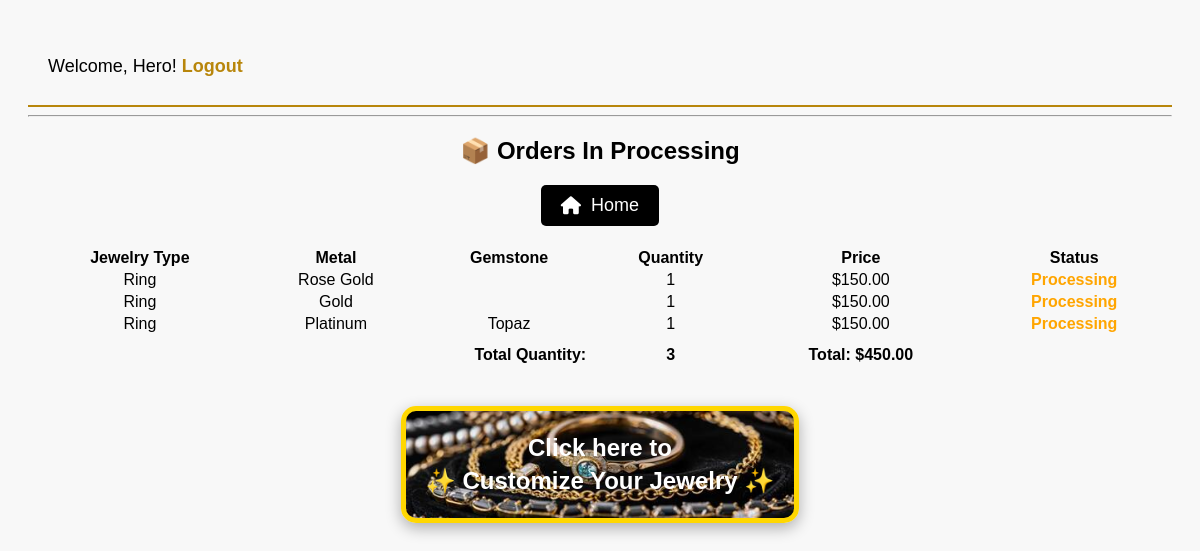
Screenshot of /tracking (signed in) with the database file from the repository.
### tables this page shows
CREATE TABLE orders (
            id INTEGER PRIMARY KEY AUTOINCREMENT,
            jewelry_type TEXT,
            metal TEXT,
            gemstone TEXT
        , user_id INTEGER, quantity INTEGER DEFAULT 1, price REAL DEFAULT 0.0, status TEXT DEFAULT 'Processing');

### app.py (the view)
@app.route('/tracking')
def tracking():
    if 'user' not in session:
        return redirect(url_for('login'))
    user = session['user']
    conn = sqlite3.connect('jewelry_store.db')
    c = conn.cursor()
    c.execute('''
        SELECT id, jewelry_type, metal, gemstone, quantity, price, status
        FROM orders
        WHERE user_id = (SELECT id FROM users WHERE username = ?)
          AND status = 'Processing'
    ''', (user,))
    orders = c.fetchall()
    c.execute('''
        SELECT SUM(quantity), SUM(quantity * price)
        FROM orders
        WHERE user_id = (SELECT id FROM users WHERE username = ?)
          AND status = 'Processing'
    ''', (user,))
    totals = c.fetchone()
    total_quantity = totals[0] or 0
    total_price = totals[1] or 0.0
    conn.close()
    return render_template('tracking.html', user=user, orders=orders,
                           total_quantity=total_quantity, total_price=total_price)

### templates/tracking.html (shortened to what this page needs)
<!DOCTYPE html>
<html lang="en">
<head>
    <link rel="stylesheet" type="text/css" href="{{ url_for('static', filename='styles.css') }}">
    <link rel="stylesheet" href="https://cdnjs.cloudflare.com/ajax/libs/font-awesome/6.0.0/css/all.min.css">
</head>
<body>
    <nav>
        {% if session.get('user') %}
            <p>Welcome, {{ session['user'] }}! <a href="{{ url_for('logout') }}">Logout</a></p>
        {% else %}
            <a href="{{ url_for('login') }}">Login</a> | <a href="{{ url_for('register') }}">Register</a>
        {% endif %}
    </nav>
    <hr>
    <h2 style="text-align: center;">📦 Orders In Processing</h2>
    <div style="text-align: center; margin-bottom: 20px;">
        <a href="{{ url_for('home') }}" style="text-decoration: none;">
            <button style="background-color: black; color: white; font-size: 18px; padding: 10px 20px;
                           border: none; border-radius: 5px; cursor: pointer; display: flex; align-items: center; gap: 10px;">
                <i class="fa-solid fa-home"></i> Home
            </button>
        </a>
    </div>
    {% if orders %}
    <table style="width: 100%;">
        <tr>
            <th>Jewelry Type</th>
            <th>Metal</th>
            <th>Gemstone</th>
            <th>Quantity</th>
            <th>Price</th>
            <th>Status</th>
        </tr>
        {% for order in orders %}
        <tr>
            <td>{{ order[1] }}</td>
            <td>{{ order[2] }}</td>
            <td>{{ order[3] }}</td>
            <td style="text-align: center;">{{ order[4] }}</td>
            <td>${{ '%.2f' | format(order[4] * order[5]) }}</td>
            <td style="color: orange; font-weight: bold;">{{ order[6] }}</td>
        </tr>
        {% endfor %}
        <tr>
            <td colspan="3" style="font-weight: bold; text-align: right; padding: 10px;">Total Quantity:</td>
            <td style="text-align: center; font-weight: bold;">{{ total_quantity }}</td>
            <td style="font-weight: bold;">Total: ${{ '%.2f' | format(total_price) }}</td>
            <td></td>
        </tr>
    </table>
    {% else %}
        <p style="text-align: center; font-size: 20px; margin-top: 40px;">No processing orders to track. ✨</p>
    {% endif %}
    <div style="text-align: center; margin-top: 30px;">
        <a href="{{ url_for('customize') }}" style="text-decoration: none;">
            <div style="
                display: inline-block;
                padding: 20px;
                font-size: 24px;
                font-weight: bold;
                color: white;
                border: 5px solid gold;
                border-radius: 15px;
                background-image: url('{{ url_for('static', filename='images/jewelry-bg.jpg') }}');
                background-size: cover;
                background-position: center;
                box-shadow: 0px 5px 15px rgba(0, 0, 0, 0.3);
                line-height: 1.4;
            ">
                <div>Click here to</div>
                <div>✨ Customize Your Jewelry ✨</div>
            </div>
        </a>
    </div>
</body>
</html>

### static/styles.css (style rules this page uses)
body { font-family: Arial, sans-serif; background-color: #f8f8f8; text-align: center; padding: 20px; }
p { font-size: 18px; }
label, select, button { display: block; margin: 10px auto; font-size: 16px; }
button { background-color: #b8860b; color: white; padding: 10px; border: none; cursor: pointer; }
nav { display: flex; justify-content: space-between; align-items: center; padding: 10px 20px; background-color: #f8f8f8; border-bottom: 2px solid #b8860b; }
nav a { font-size: 18px; font-weight: bold; text-decoration: none; color: #b8860b; transition: color 0.3s; }

### rows the page displays
orders: jewelry_type "Ring", metal "Rose Gold", quantity "1", order[4]*order[5] "150.00", status "Processing"
orders: jewelry_type "Ring", metal "Gold", quantity "1", order[4]*order[5] "150.00", status "Processing"
orders: jewelry_type "Ring", metal "Platinum", gemstone "Topaz", quantity "1", order[4]*order[5] "150.00", status "Processing"

### other values shown
{{ session['user'] }} "Hero"
{{ total_quantity }} "3"
{{ '%.2f' | format(total_price) }} "450.00"
